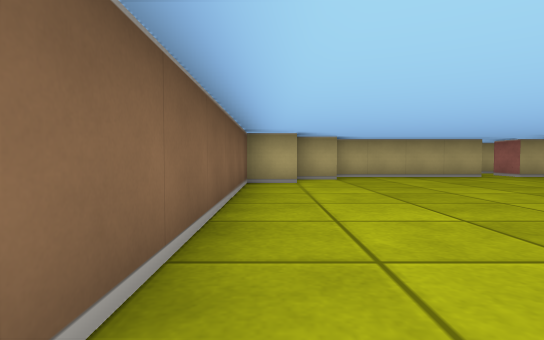
View 1 (above)

22 first-person views from a walk through a cub3D level. The camera is about half as high as the walls, tilts 2° down and sees 80° across. The floor is counted in squares. Each view is taken from the middle of a square. On the plan, view 1 faces up. The plan holds only what a view shows up to about 9 squares ahead; the rest is blank.

View 2
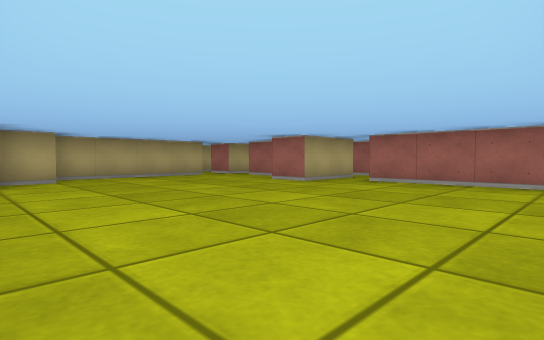

View 3
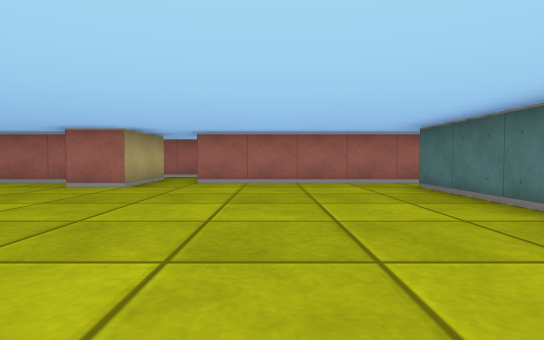

View 4
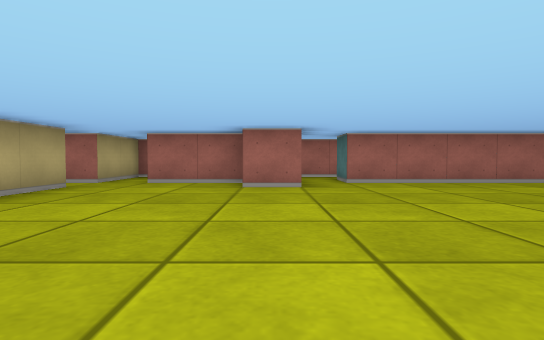

View 5
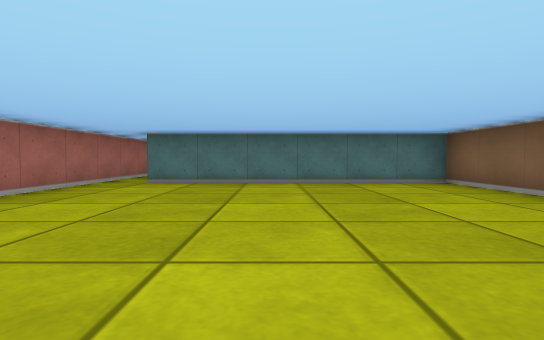

View 6
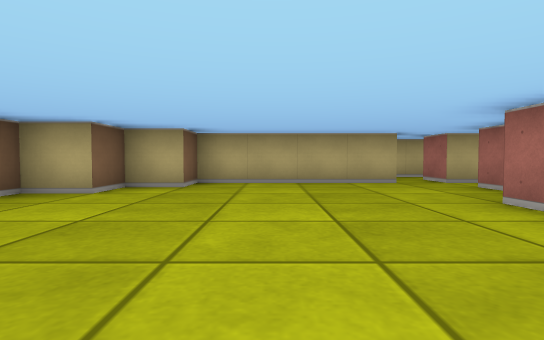

View 7
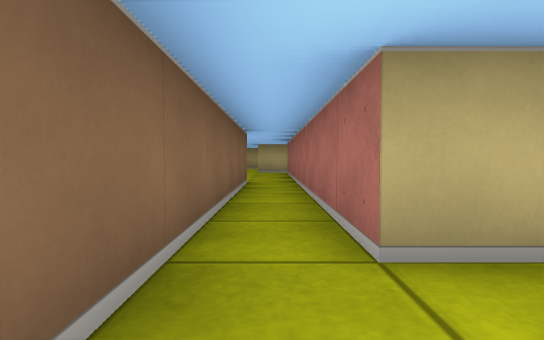

View 8
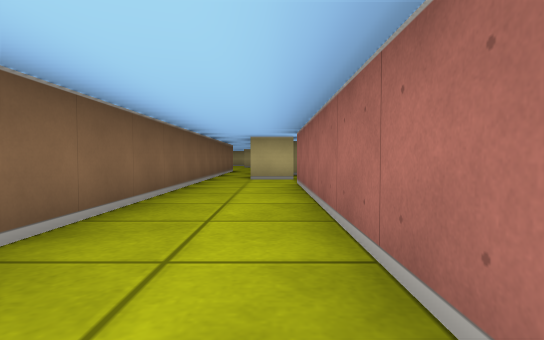

View 9
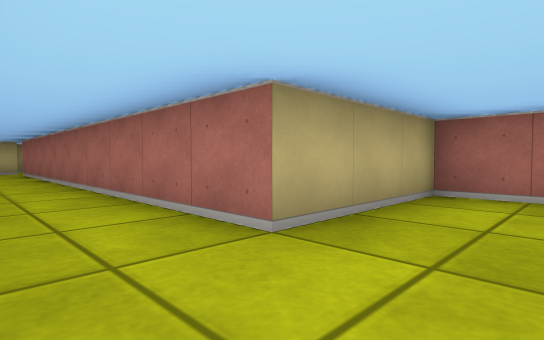

View 10
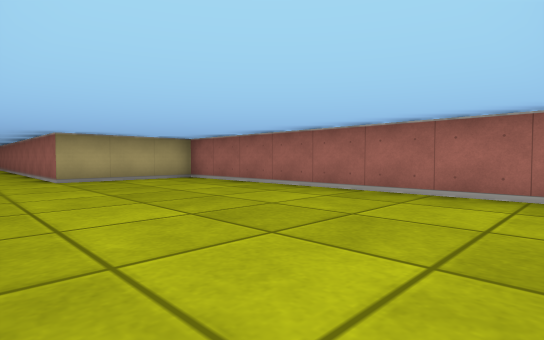

View 11
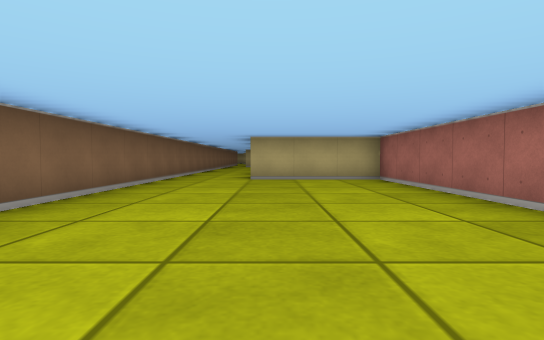

View 12
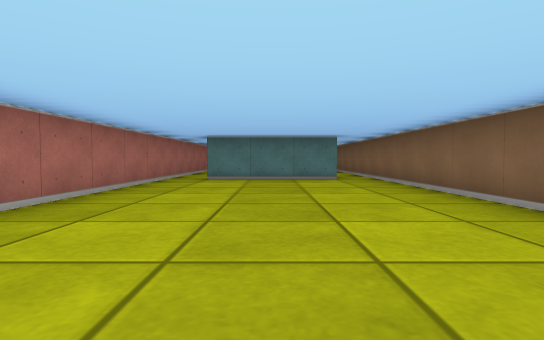

View 13
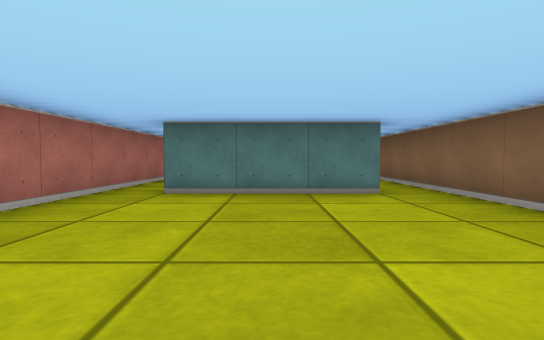

View 14
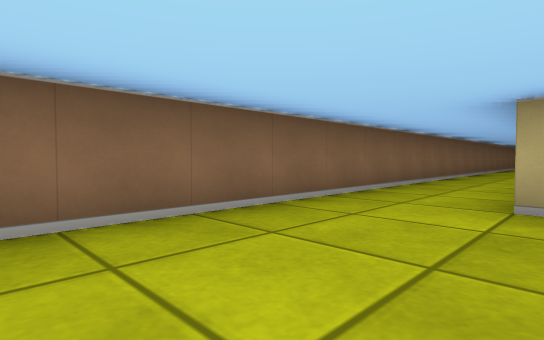

View 15
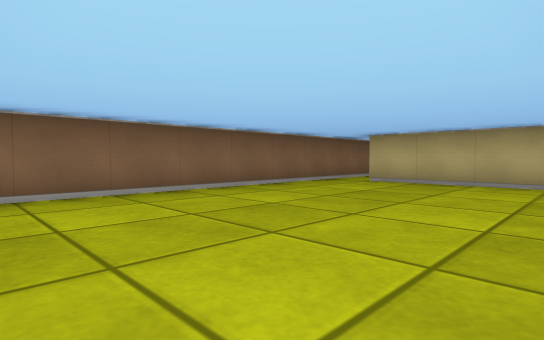

View 16
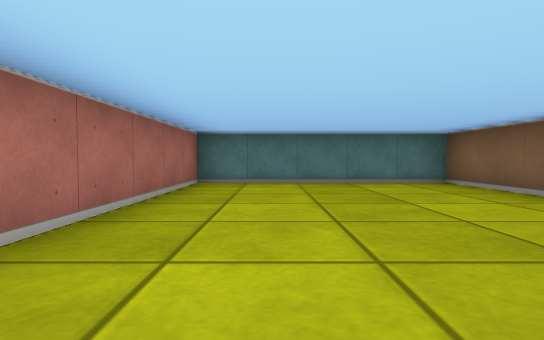

View 17
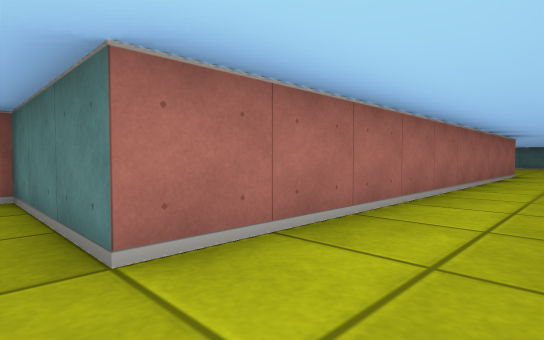

View 18
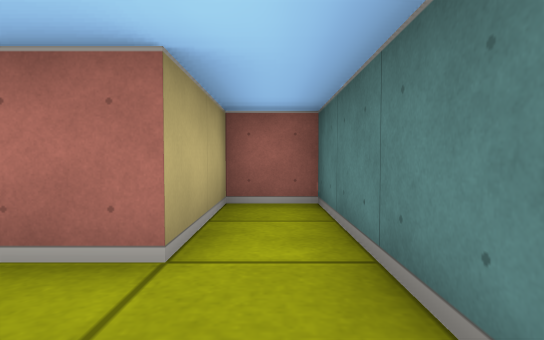

View 19
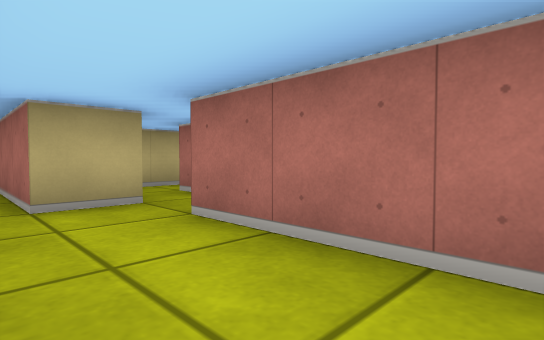

View 20
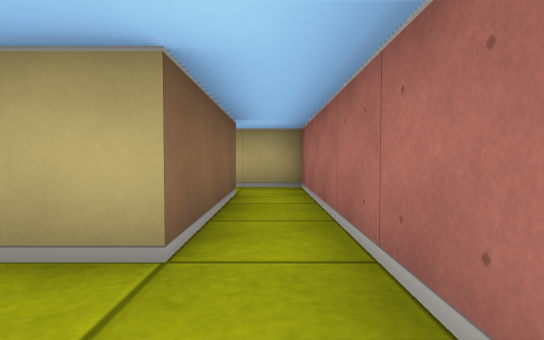

View 21
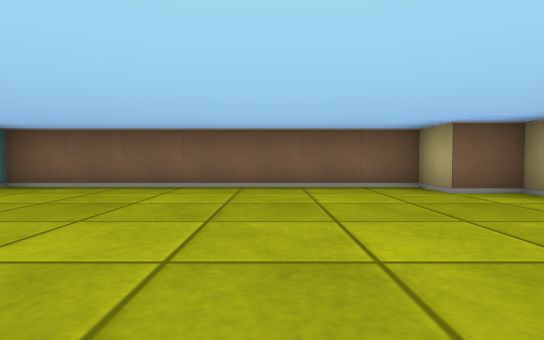

View 22
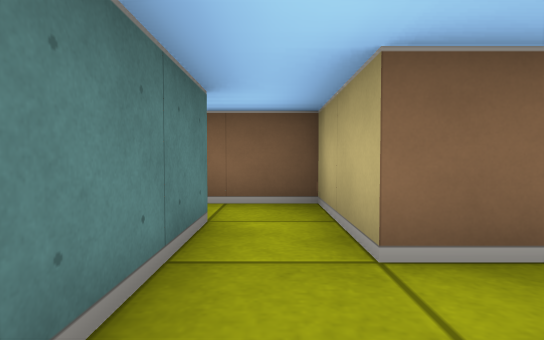

### Floor plan
Key: @ floor where view 1 was taken; # wall or solid block; . floor.
Columns run from 1 left of view 1 to 11 right of it. Each row starts with its distance up from view 1.
 11       ###.
 10       #....
  9   #####.###
  8  ##.......#
  7 ##......#.#
  6 #.......#.#
  5 #......##.#
  4 #.........#
  3 #.......#.#
  2 #.......#
  1 #.......#
  0 #@......#
 -1 #######.#
 -2       #.#
 -3       #.###
 -4       #.#..
 -5       #.#.###
 -6       #.....#
 -7       #..####
 -8       #..#
 -9       #..#
-10       #..#
-11       #..#
-12       #..#
-13       #..#
-14       #..#
-15       #..#
-16       #..####
-17       #.....#
-18       #.....#
-19       #.....#
-20       #.....#
-21       #.....#
-22       #.....#
-23       #.....#
-24       #.....#
-25       #.###.#
-26       #.....#
-27       #.....#
-28       #.....#
-29       #.....#
-30       #.....#
-31       #.....#
-32       #.....#
-33       #######

Where each view was taken, in squares from view 1:
view 1: 0 up, 0 right, facing up
view 2: 0 up, 0 right, facing up-right
view 3: 2 up, 0 right, facing right
view 4: 5 up, 0 right, facing right
view 5: 6 up, 3 right, facing down
view 6: 2 up, 3 right, facing up
view 7: 7 down, 6 right, facing up
view 8: 13 down, 7 right, facing up
view 9: 18 down, 6 right, facing up-right
view 10: 24 down, 6 right, facing up-right
view 11: 24 down, 8 right, facing up
view 12: 17 down, 8 right, facing down
view 13: 20 down, 8 right, facing down
view 14: 20 down, 8 right, facing up-left
view 15: 32 down, 10 right, facing up-left
view 16: 26 down, 9 right, facing down
view 17: 6 down, 6 right, facing down-right
view 18: 6 down, 7 right, facing right
view 19: 9 down, 6 right, facing up-right
view 20: 3 up, 8 right, facing up
view 21: 4 up, 5 right, facing left
view 22: 10 up, 9 right, facing left
